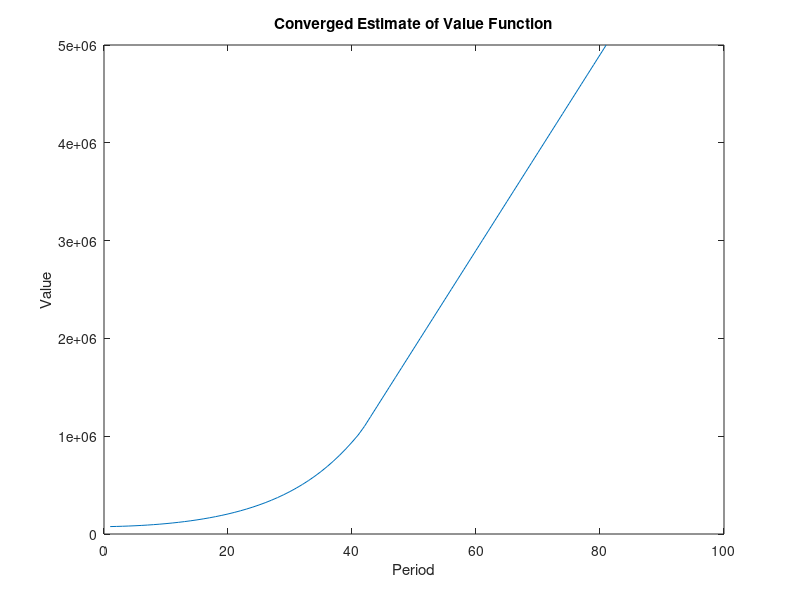

This figure's MATLAB source:
%%%%%%%%%%%%%%%%%%%%%%%%%%%%%%%%%%%%%%%%%%%%%%%%%%%%%%%%%%%%%%%%%%%%%%%%%%%
%
% Computational Problem Set, Enviro I, Problem 3
% Zachary Kuloszewski
%
% Last Edit Date: Nov 8, 2022
%
%%%%%%%%%%%%%%%%%%%%%%%%%%%%%%%%%%%%%%%%%%%%%%%%%%%%%%%%%%%%%%%%%%%%%%%%%%%

%% set directories
clear; clc;

cd '/Users/zachkuloszewski/Dropbox/My Mac (Zachs-MBP.lan)/Documents/';
cd 'GitHub/phd_psets/year2/environmental';
addpath(genpath('figures'));
addpath(genpath('functions'));

%% Problem 3 - Drilling and Real Options

%% Part 3a - Set up the state space

% init parameters
D = 3e6;
X = 100000;

r     = 0.05;
delta = 1/(1+r);

Pmin = 0;
Pmax = 80;
N    = 81;

% define state space
P = linspace(Pmin,Pmax,N);

% define profits across the state space
profit = P*X - D;

%% Part 3b - state transition matrix with uncertainty

% shock parameters ~N(P_{t-1}, 16)
mu    = 0; 
sigma = 4;

% init T
T = nan(N,N);

% bin upper bounds
P_bins_UB      = P + 0.5;
P_bins_UB(end) = inf;

for i=1:N
    Tcdf = normcdf(P_bins_UB, P(i)+mu, sigma);
    
    T(i,1) = Tcdf(1);

    for j=2:numel(Tcdf)
        T(i,j) = Tcdf(j) - Tcdf(j-1);
    end
end

%% Part 3c - value function iteration once again

% init parameters
error     = 1e12;
error_tol = 1e-8;

% init value and optim choice
V_hist = nan(N,1000);
C_hist = nan(N,1000);

% iteration counter
n_iter = 0;

V     = repelem(0,N)';
Vnext = nan(N,N);

while error > error_tol
    
    % count number iterations
    n_iter = n_iter + 1;
    Vold  = V;

    Vnext = T * V;

    % grab optimized value and action column
    V = max((P*X - D)', delta .* Vnext);
    C = (V==(P*X - D)');

    % store values and choices
    V_hist(:,n_iter) = V;
    C_hist(:,n_iter) = C;

    error = max(abs(V-Vold));

end

%% Part 3d - plot the value function

close all;
figure; 
plot(V);
xlabel('Period');
ylabel('Value');
title('Converged Estimate of Value Function');

saveas(gcf,'figures/part3d.png')

